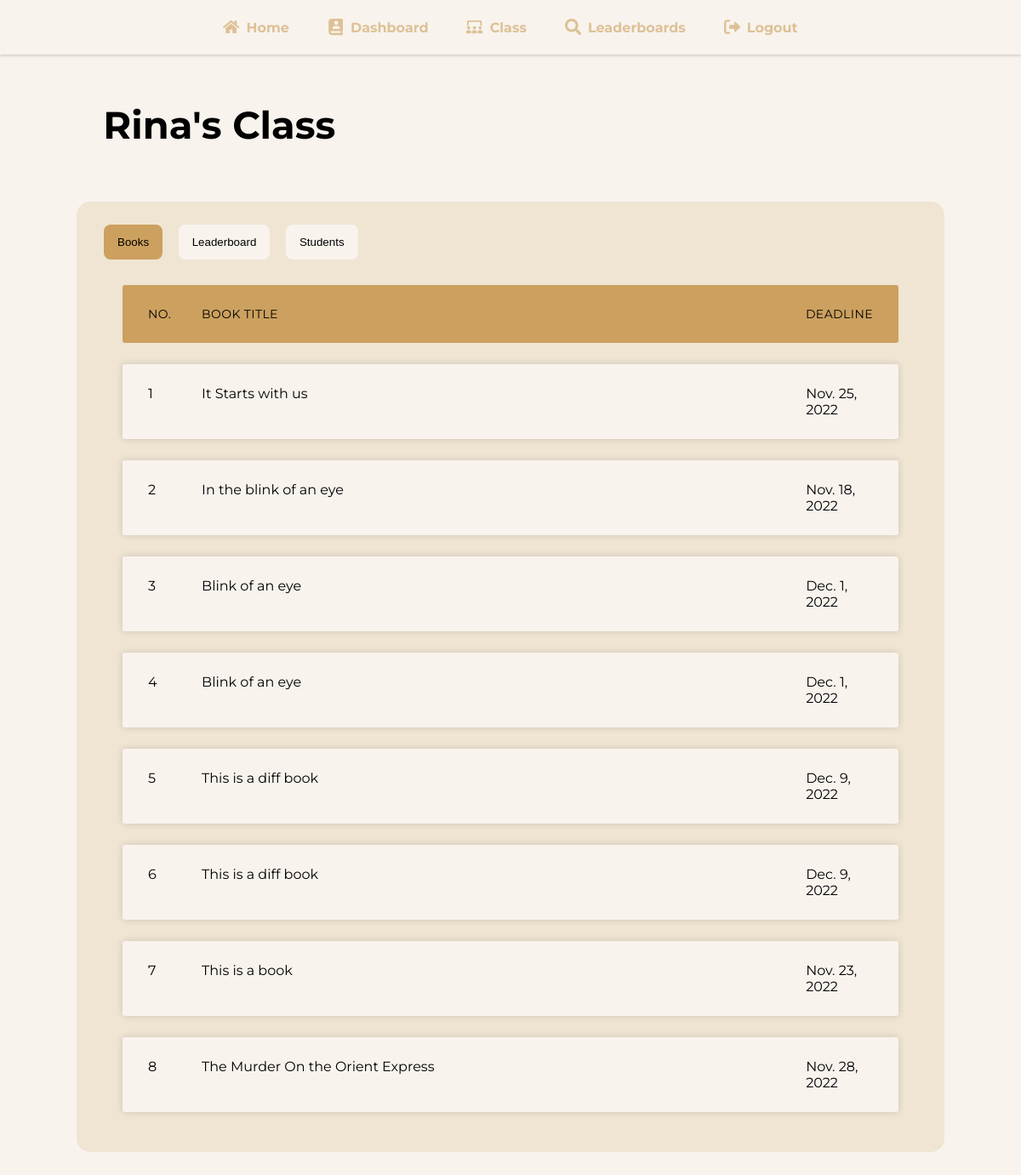
The app's page /class (signed in) with its own data.
### main/models.py (models this page shows, shortened)
class clas(models.Model):
    teacher = models.OneToOneField(teacher, on_delete=models.CASCADE)
    name = models.CharField(null=True,max_length=40)
    code = models.CharField(default= shortuuid.ShortUUID().random(length=5), editable=True, max_length=5)
    students = models.ManyToManyField(User, null=True)
    goal = models.IntegerField()
    avg = models.DecimalField(null=True,max_digits=19,decimal_places=2)

class ebook(models.Model):
    clas = models.ForeignKey(clas, on_delete=models.CASCADE)
    name = models.CharField(max_length=40)
    deadline = models.DateField()
    students = models.ManyToManyField(User, null=True)
    book = models.FileField()
    cover = models.FileField(null=True)
    words = models.IntegerField(null=True)
    avg = models.IntegerField(null=True)
    description = models.TextField(max_length=300, null=True)

### main/views.py (the view)
# urls.py: path('class', views.classView),
def classView(request):
    if not request.user.is_authenticated:
        return redirect('/login')
    user = User.objects.get(id=request.user.id)
    if profile.objects.filter(user=user):
        prof = profile.objects.get(user=user)
        classs = prof.clas
    elif teacher.objects.filter(user=user):
        teach = teacher.objects.get(user=user)
        classs = clas.objects.get(teacher=teach)
    lead = profile.objects.filter(clas=classs).order_by('-score')
    profs = profile.objects.filter(clas=classs).order_by('user')
    books = ebook.objects.filter(clas=classs)
    avg = 0
    for x in classs.students.all():
        y = profile.objects.get(user = x)
        avg = avg + y.score
    classs.avg = avg/len(classs.students.all())
    classs.save()
    try:
        filtered = []
        for x in books:
            if ReadBook.objects.filter(user=user,book=x):
                readbo = ReadBook.objects.get(user=user,book=x)
                print(readbo.completed)
                if not readbo.completed:
                    filtered.append(x)
            else:
                filtered.append(x)
    except:
        return render(request,'class.html',{'class':classs,'books':books, 'lead':lead,'profs':profs})
    return render(request,'class.html',{'class':classs,'books':filtered, 'lead':lead,'profs':profs})

### main/templates/class.html (shortened to what this page needs)
{% load static %}
<!DOCTYPE html>
<html lang="en">
<head>
    <link rel="stylesheet" href="{% static 'class.css' %}">
</head>
<body>
    <nav class="desk">
        <ul>
            <li>
                <a href="/" class="NavBtn">
                    <div class="NavDiv">
                    Home
                </div>
            </a>
            </li>
            <li>
                <a href="/dashboard" class="NavBtn">
                    <div class="NavDiv">
                      Dashboard
                </div>
            </a>
            </li>
            <li>
                <a href="/class" class="NavBtn">
           <div class="NavDiv">
            Class
        </div>
    </a>
        </li>
                    <li>
                <a href="/leaderboards" class="NavBtn">
           <div class="NavDiv">
            Leaderboards
        </div>
    </a>
        </li>
        <li>
        <a class="NavBtn"  href="/logout">
            <div class="NavDiv">
            Logout
            </div>
        </a>
        </li>
        </ul>
    </nav>
    <div class="wrap">
    <h1 class="headTitle" style="margin-bottom: 1.4em;">{{class.name}}</h1>
    <div style="display: flex; width:100%;justify-content:center;align-items:center;">
    <div class="topBG">
        <div class="tab">
            <button id="glob" class="tablinks" onclick="openCity(event, 'books')">Books</button>
            <button class="tablinks" onclick="openCity(event, 'leaderboard')">Leaderboard</button>
            <button class="tablinks" onclick="openCity(event, 'studs')">Students</button>
          </div>
        <div id="books"  class="tabcontent">
        <div class="container">
            <ul class="responsive-table">
              <li class="table-header">
                <div class="col col-1">No.</div>
                <div class="col col-2">Book Title</div>
                <div class="col col-3">Deadline</div>
              </li>
              {% for x in books %}
              <a href="class/book/{{x.id}}" style="text-decoration: none;color:black;">
              <li class="table-row">
                <div class="col col-1" data-label="No.">{{forloop.counter}}</div>
                <div class="col col-2" data-label="Book Title">{{x.name}}</div>
                <div class="col col-3" data-label="Deadline">{{x.deadline}}</div>
              </li>
            </a>
              {% endfor %}
            </ul>
          </div>
        </div>
    </div>
    </div>
</body>
</html>

### main/static/class.css (style rules this page uses)
body { background-color: #f8f3ed; font-family: "Montserrat"; width: 100%; height: 100%; }
* { padding: 0; margin: 0; }
nav { background-color: #f8f3ed; width: 100%; height: 8vh; box-shadow: rgba(0, 0, 0, 0.14) 0px 2px 3px; display: grid; justify-content: center; align-items: center; }
nav ul { display: flex; justify-content: space-evenly; width: 60vw; }
nav ul li { list-style: none; }
.NavBtn { color: #cca05e; vertical-align: middle; text-decoration: none; }
.NavDiv { padding: 0.7em 1.4em; font-weight: bold; display: flex; border-radius: 10em; align-items: center; transition-duration: 0.2s; opacity: 0.6; }
.BtnIcon { aspect-ratio: 1; padding-right: 0.5em; width: 1.2em; height: 1.2em; }
.container { padding-top: 1.5em; max-width: 100%; margin-left: auto; margin-right: auto; padding-left: 10px; padding-right: 10px; }
.responsive-table li { border-radius: 3px; padding: 25px 30px; display: flex; justify-content: space-between; margin-bottom: 25px; transition-duration: 0.3s; }
.responsive-table .table-header { background-color: #cca05e; font-size: 14px; text-transform: uppercase; letter-spacing: 0.03em; }
.responsive-table .table-row { background-color: #f8f3ed; box-shadow: 0px 0px 9px 0px rgba(0, 0, 0, 0.15); }
.responsive-table .col-1 { flex-basis: 8%; }
.responsive-table .col-2 { flex-basis: 90%; }
.responsive-table .col-3 { flex-basis: 10%; }
.topBG { width: 100%; margin-bottom: 3.5em; border-radius: 1em; background-color: #f0e5d3; padding: 1em 2em; overflow-y: hidden; }
.headTitle { font-size: 2.8em; font-weight: bold; margin-left: 0.7em; margin-bottom: 0.2em; }
.wrap { width: 85%; margin: 3.5em auto 0 auto; }
.tab { margin-top: 0.7em; overflow: hidden; }
.tab button { background-color: #f8f3ed; border-radius: 0.6em; margin-right: 1.4em; float: left; border: none; outline: none; cursor: pointer; padding: 13px 16px; transition: 0.3s; }
.tab button.active { background-color: #cca05e; }
.tabcontent { display: none; padding: 6px 12px; }
* { margin: 0; padding: 0; }

### records on screen
clas: name "Rina's Class"
ebook: name "It Starts with us", deadline "Nov. 25, 2022"
ebook: name "In the blink of an eye", deadline "Nov. 18, 2022"
ebook: name "Blink of an eye", deadline "Dec. 1, 2022"
ebook: name "Blink of an eye", deadline "Dec. 1, 2022"
ebook: name "This is a diff book", deadline "Dec. 9, 2022"
ebook: name "This is a diff book", deadline "Dec. 9, 2022"
ebook: name "This is a book", deadline "Nov. 23, 2022"
ebook: name "The Murder On the Orient Express", deadline "Nov. 28, 2022"
